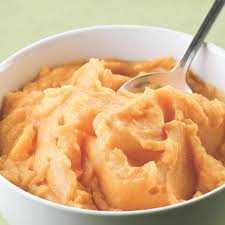
#> input picture Data/ORGANIC/O_12967.jpg, 225 x 225 px
$ python train_model.py
#> lines starting #> are read from the running program, lines starting #| are printed output that depends on the picture
"""
Train the Waste Classification Model
This script trains a Random Forest classifier on waste images
"""

import os
import numpy as np
import pickle
from pathlib import Path
from sklearn.ensemble import RandomForestClassifier
from sklearn.model_selection import train_test_split
from sklearn.metrics import accuracy_score, classification_report, confusion_matrix
from skimage.io import imread
from skimage.transform import resize
import logging

# Configure logging
logging.basicConfig(level=logging.INFO, format='%(asctime)s - %(levelname)s - %(message)s')
logger = logging.getLogger(__name__)

# Configuration
BASE_DIR = Path(__file__).parent.parent
DATA_DIR = BASE_DIR / 'Data'
MODEL_DIR = BASE_DIR / 'backend' / 'models'
MODEL_PATH = MODEL_DIR / 'RF_Classifier.pkl'

CATEGORIES = ['ORGANIC', 'NONORGANIC']


def load_and_preprocess_images(data_dir):
    """
    Load and preprocess images from data directory

    Args:
        data_dir: Path to data directory containing category folders

    Returns:
        tuple: (flat_data, target) arrays
    """
    flat_data_arr = []
    target_arr = []

    data_path = Path(data_dir)

    # Check if data directory exists
    if not data_path.exists():
        raise FileNotFoundError(f"Data directory not found: {data_dir}")

    logger.info(f"Loading images from: {data_path}")

    # Process each category
    for category in CATEGORIES:
        category_path = data_path / category

        if not category_path.exists():
            logger.warning(f"Category folder not found: {category_path}")
            continue

        logger.info(f"Processing category: {category}")
        image_files = list(category_path.glob('*.jpg')) + list(category_path.glob('*.png')) + \
                      list(category_path.glob('*.jpeg')) + list(category_path.glob('*.bmp'))

        if len(image_files) == 0:
            logger.warning(f"No images found in {category_path}")
            continue

        for img_path in image_files:
            try:
                # Read and resize image
                img = imread(img_path)
#> img is the input picture: shape (225, 225, 3); mean R, G, B 215.1, 175.9, 130.9
                img_resized = resize(img, (150, 150, 3))
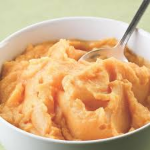
#> img_resized: shape (150, 150, 3) float64; mean R, G, B 0.844, 0.69, 0.513

                # Flatten image
                flat_data_arr.append(img_resized.flatten())
                target_arr.append(CATEGORIES.index(category))

            except Exception as e:
                logger.error(f"Error processing {img_path}: {e}")
                continue

        logger.info(f"Loaded {len([t for t in target_arr if t == CATEGORIES.index(category)])} images for {category}")

    if len(flat_data_arr) == 0:
        raise ValueError("No images were loaded! Please check your Data directory structure.")

    return np.array(flat_data_arr), np.array(target_arr)


def train_model(data_dir=None):
    """
    Train the Random Forest classifier

    Args:
        data_dir: Path to data directory (default: project_root/Data)
    """
    if data_dir is None:
        data_dir = DATA_DIR

    logger.info("=" * 60)
    logger.info("Starting Model Training")
    logger.info("=" * 60)

    # Load and preprocess images
    logger.info("Step 1: Loading and preprocessing images...")
    try:
        flat_data, target = load_and_preprocess_images(data_dir)
#> target = [0, 1]
        logger.info(f"Loaded {len(flat_data)} images total")
        logger.info(f"Image shape: {flat_data[0].shape}")
    except Exception as e:
        logger.error(f"Failed to load images: {e}")
        logger.error("\nPlease ensure your Data directory structure is:")
        logger.error("Data/")
        logger.error("  ├── ORGANIC/")
        logger.error("  │   ├── image1.jpg")
        logger.error("  │   └── image2.jpg")
        logger.error("  └── NONORGANIC/")
        logger.error("      ├── image1.jpg")
        logger.error("      └── image2.jpg")
        return False

    # Split data
    logger.info("\nStep 2: Splitting data into train/test sets...")
    X_train, X_test, y_train, y_test = train_test_split(
        flat_data, target, test_size=0.30, random_state=77
    )
#> y_train = [1]; y_test = [0]
    logger.info(f"Training samples: {len(X_train)}")
    logger.info(f"Test samples: {len(X_test)}")

    # Train model
    logger.info("\nStep 3: Training Random Forest classifier...")
    rf = RandomForestClassifier(n_estimators=100, random_state=42, n_jobs=-1)
    rf.fit(X_train, y_train)
    logger.info("Training completed!")

    # Evaluate model
    logger.info("\nStep 4: Evaluating model...")
    y_pred = rf.predict(X_test)
#> y_pred = [1]
    accuracy = accuracy_score(y_test, y_pred) * 100
#> accuracy = 0
    logger.info(f"Accuracy: {accuracy:.2f}%")

    # Classification report
    logger.info("\nClassification Report:")
    logger.info("\n" + classification_report(y_test, y_pred, target_names=CATEGORIES))

    # Confusion matrix
    cm = confusion_matrix(y_test, y_pred)
#> cm = [[0, 1], [0, 0]]
    logger.info("\nConfusion Matrix:")
    logger.info(f"\n{cm}")

    # Save model
    logger.info("\nStep 5: Saving model...")
    MODEL_DIR.mkdir(parents=True, exist_ok=True)

    with open(MODEL_PATH, 'wb') as f:
        pickle.dump(rf, f)

    logger.info(f"Model saved to: {MODEL_PATH}")
    logger.info("\n" + "=" * 60)
    logger.info("Training completed successfully!")
    logger.info("=" * 60)

    return True


if __name__ == '__main__':
    import sys

    # Allow custom data directory
    data_dir = sys.argv[1] if len(sys.argv) > 1 else None

    try:
        success = train_model(data_dir)
        if success:
            print("\n✅ Model training completed! You can now run the backend server.")
        else:
            print("\n❌ Model training failed. Please check the error messages above.")
            sys.exit(1)
    except KeyboardInterrupt:
        print("\n\nTraining interrupted by user.")
        sys.exit(1)
    except Exception as e:
        logger.error(f"\nUnexpected error: {e}")
        import traceback
        traceback.print_exc()
        sys.exit(1)
